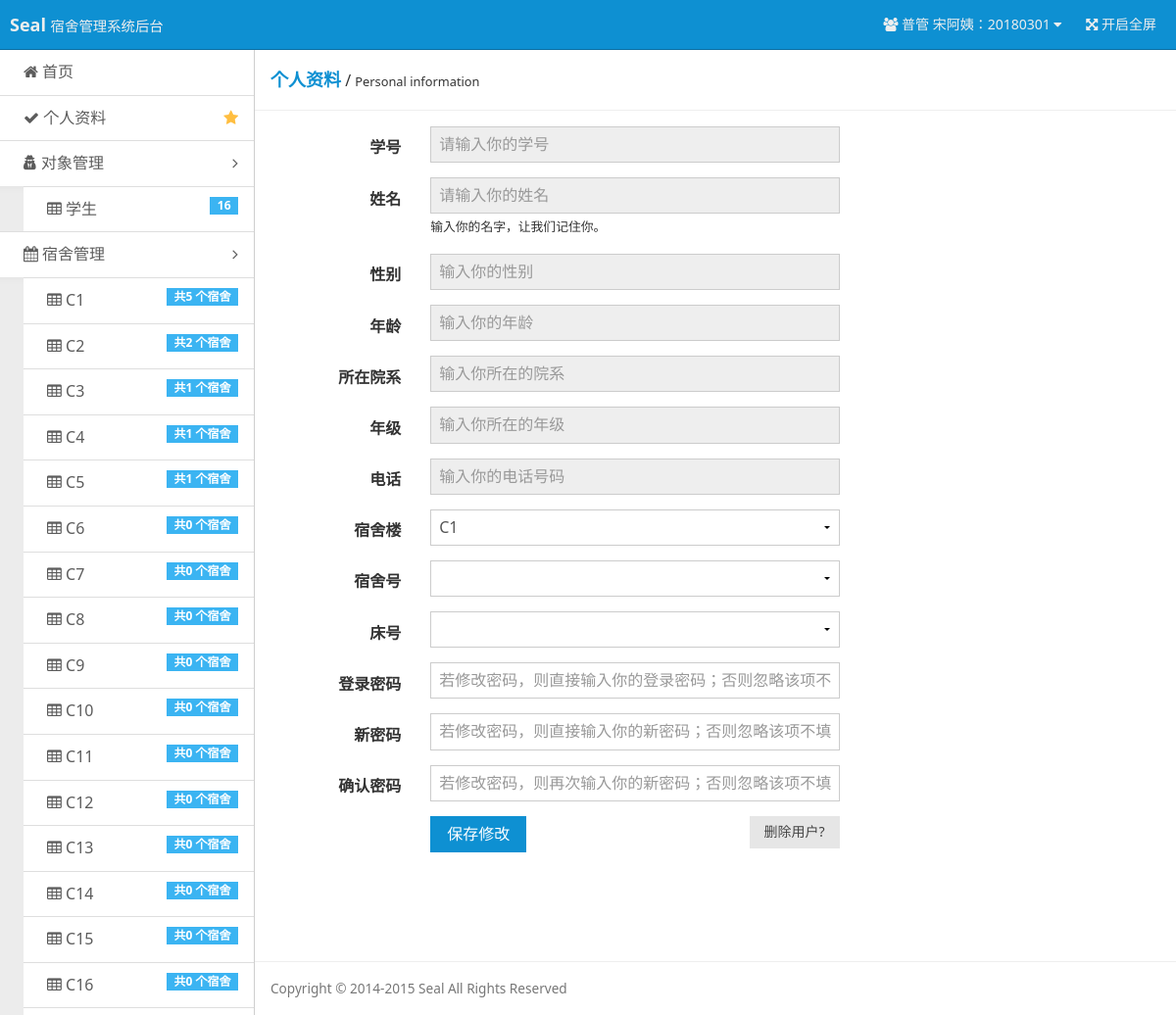
Page /pages/user-stu.php (signed in) on the committed database.
### tables this page shows
CREATE TABLE `users` (
  `u_id` int(11) NOT NULL AUTO_INCREMENT,
  `u_no` int(11) NOT NULL,
  `u_name` char(20) NOT NULL,
  `u_password` char(100) NOT NULL,
  `u_permission` int(11) DEFAULT NULL,
  PRIMARY KEY (`u_id`),
  UNIQUE KEY `u_no` (`u_no`)
);

CREATE TABLE `dormitory_builds` (
  `db_id` int(11) NOT NULL AUTO_INCREMENT,
  `db_name` char(20) NOT NULL,
  `d_price` int(20) NOT NULL,
  PRIMARY KEY (`db_id`),
  UNIQUE KEY `db_name` (`db_name`)
);

### inc/checklogin.php (called while the page is built, shortened)
<?php
$user = $_COOKIE ['user'];
$user_permission = $_COOKIE ['user_permission'];
if ($user == "") {
    header ( "Location: ?r=login" );
    exit ();
} else {
    $query = "SELECT * FROM users WHERE u_no='$user'";
    $result = mysql_query ( $query ) or die ( 'SQL语句有误：' . mysql_error () );
    $users = mysql_fetch_array ( $result );
    switch ($user_permission) {
        case 1 :
            $username = "普管 {$users ['u_name']}：" . $users ['u_no'];
            break;
    }
}

### pages/user-stu.php (the view, shortened to what this page needs)
<?php
require 'inc/checklogin.php';
include 'tools/tool_database.php';
$edit_target = $_GET['edit_target'];
$sno = $_GET['sno'];
$permission_read = "true";
$permission_read = "readonly='$permission_read'";
$users_stu_current_query = "SELECT * FROM students WHERE s_no='$sno' ORDER BY s_id DESC";
$users_stu_current_result = mysql_query($users_stu_current_query) or die ('SQL语句有误：' . mysql_error());
$users_stu_current = mysql_fetch_array($users_stu_current_result);
$users_stu_current_name_query = "SELECT u_name FROM users WHERE u_no='{$users_stu_current['s_no']}' ORDER BY u_id DESC";
$users_stu_current_name_result = mysql_query($users_stu_current_name_query) or die ('SQL语句有误：' . mysql_error());
$users_stu_current_name_list = mysql_fetch_array($users_stu_current_name_result);
$user_stu_current_dor_build_query = "SELECT dormitory_builds.db_name, dormitory_builds.db_id FROM dormitories,dormitory_builds WHERE dormitories.d_id='{$users_stu_current['d_id']}' AND dormitories.db_id=dormitory_builds.db_id";
$user_stu_current_dor_build_result = mysql_query($user_stu_current_dor_build_query) or die ('SQL语句有误：' . mysql_error());
$user_stu_current_dor_build = mysql_fetch_array($user_stu_current_dor_build_result);
$users_all_dor_builds_query = "SELECT db_name FROM dormitory_builds ORDER BY db_id";
$users_all_dor_builds_result = mysql_query($users_all_dor_builds_query) or die ('SQL语句有误：' . mysql_error());
?>
<!doctype html>
<html class="no-js">
<head>
    <link rel="stylesheet" href="assets/css/amazeui.min.css"/>
    <link rel="stylesheet" href="assets/css/admin.css">
</head>
<body>
<header class="am-topbar am-topbar-inverse admin-header">
    <?php require 'template/header.php'; ?>
</header>
<div class="am-cf admin-main">
    <?php require 'template/sidebar.php'; ?>
    <div class="admin-content">
        <div class="admin-content-body">
            <div class="am-cf am-padding am-padding-bottom-0">
                <div class="am-fl am-cf"><strong class="am-text-primary am-text-lg">个人资料</strong> /
                    <small>Personal information</small>
                </div>
            </div>
            <hr/>
            <div class="am-g">
                <div class="am-u-sm-12 am-u-md-8 am-u-md-pull-4">
                    <form class="am-form am-form-horizontal" method="post" name="edit">
                        <div class="am-form-group">
                            <label for="user-no" class="am-u-sm-3 am-form-label">学号</label>
                            <div class="am-u-sm-9">
                                <input type="text" id="user-no" name="user-no" placeholder="请输入你的学号" readonly="true"
                                       value="<?php echo $users_stu_current['s_no'] ?>">
                            </div>
                        </div>
                        <div class="am-form-group">
                            <label for="user-name" class="am-u-sm-3 am-form-label">姓名</label>
                            <div class="am-u-sm-9">
                                <input type="text" id="user-name" name="user-name" placeholder="请输入你的姓名"
                                       value="<?php echo $users_stu_current_name_list['u_name'] ?>" <?php echo $permission_read ?>>
                                <small>输入你的名字，让我们记住你。</small>
                            </div>
                        </div>
                        <div class="am-form-group">
                            <label for="user-sex" class="am-u-sm-3 am-form-label">性别</label>
                            <div class="am-u-sm-9">
                                <input type="text" id="user-sex" name="user-sex" placeholder="输入你的性别"
                                       value="<?php echo $users_stu_current['s_sex'] ?>" <?php echo $permission_read ?>>
                            </div>
                        </div>
                        <div class="am-form-group">
                            <label for="user-age" class="am-u-sm-3 am-form-label">年龄</label>
                            <div class="am-u-sm-9">
                                <input type="number" pattern="[0-9]*" id="user-age" name="user-age" placeholder="输入你的年龄"
                                       value="<?php echo $users_stu_current['s_age'] ?>" <?php echo $permission_read ?>>
                            </div>
                        </div>
                        <div class="am-form-group">
                            <label for="user-department" class="am-u-sm-3 am-form-label">所在院系</label>
                            <div class="am-u-sm-9">
                                <input type="text" id="user-department" name="user-department" placeholder="输入你所在的院系"
                                       value="<?php echo $users_stu_current['s_department'] ?>" <?php echo $permission_read ?>>
                            </div>
                        </div>
                        <div class="am-form-group">
                            <label for="user-grade" class="am-u-sm-3 am-form-label">年级</label>
                            <div class="am-u-sm-9">
                                <input type="text" id="user-grade" name="user-grade" placeholder="输入你所在的年级"
                                       value="<?php echo $users_stu_current['s_grade'] ?>" <?php echo $permission_read ?>>
                            </div>
                        </div>
                        <div class="am-form-group">
                            <label for="user-phone" class="am-u-sm-3 am-form-label">电话</label>
                            <div class="am-u-sm-9">
                                <input type="tel" id="user-phone" name="user-phone" placeholder="输入你的电话号码"
                                       value="<?php echo $users_stu_current['s_phone'] ?>" <?php echo $permission_read ?>>
                            </div>
                        </div>
                        <div class="am-form-group">
                            <label for="user-dor-build" class="am-u-sm-3 am-form-label">宿舍楼</label>
                            <div class="am-u-sm-9">
                                <?php
                                if ($user_permission == -1) {
                                    echo "<select name='user-dor-build' disabled='disabled' id='user-dor-build' onchange='request(this.id)'>";
                                } else {
                                    echo "<select name='user-dor-build' id='user-dor-build' onchange='request(this.id)'>";
                                }
                                while ($dor_builds = mysql_fetch_array($users_all_dor_builds_result)) {
                                    if ($dor_builds['db_name'] == $user_stu_current_dor_build['db_name']) {
                                        echo "<option value='{$dor_builds['db_name']}' selected='selected'>{$dor_builds['db_name']}</option>";
                                    } else {
                                        echo "<option value='{$dor_builds['db_name']}'>{$dor_builds['db_name']}</option>";
                                    }
                                }
                                echo "</select>";
                                ?>
                            </div>
                        </div>
                        <div class="am-form-group">
                            <label for="user-dor" class="am-u-sm-3 am-form-label">宿舍号</label>
                            <div class="am-u-sm-9">
                                <?php
                                if ($user_permission == -1) {
                                    echo "<select name='user-dor' disabled='disabled'>";
                                } else {
                                    echo "<select name='user-dor'>";
                                }
                                echo "</select>";
                                ?>
                            </div>
                        </div>
                        <div class="am-form-group">
                            <label for="user-bed" class="am-u-sm-3 am-form-label">床号</label>
                            <div class="am-u-sm-9">
                                <?php
                                if ($user_permission == -1) {
                                    echo "<select name='user-bed' disabled='disabled'>";
                                } else {
                                    echo "<select name='user-bed'>";
                                }
                                echo "</select>";
                                ?>
                            </div>
                        </div>
                        <div class="am-form-group" <?php echo $permission_show ?>>
                            <label for="user-password" class="am-u-sm-3 am-form-label">登录密码</label>
                            <div class="am-u-sm-9">
                                <input type="password" id="user-password" name="user-password"
                                       placeholder="若修改密码，则直接输入你的登录密码；否则忽略该项不填">
                            </div>
                        </div>
                        <div class="am-form-group" <?php echo $permission_show ?>>
                            <label for="user-password-new" class="am-u-sm-3 am-form-label">新密码</label>
                            <div class="am-u-sm-9">
                                <input type="password" id="user-password-new" name="user-password-new"
                                       placeholder="若修改密码，则直接输入你的新密码；否则忽略该项不填">
                            </div>
                        </div>
                        <div class="am-form-group" <?php echo $permission_show ?>>
                            <label for="user-password-repeat" class="am-u-sm-3 am-form-label">确认密码</label>
                            <div class="am-u-sm-9">
                                <input type="password" id="user-password-repeat" name="user-password-repeat"
                                       placeholder="若修改密码，则再次输入你的新密码；否则忽略该项不填">
                            </div>
                        </div>
                        <div class="am-form-group">
                            <div class="am-u-sm-9 am-u-sm-push-3">
                                <input type="submit" name="save" value="保存修改"
                                       class="am-btn am-btn-primary" <?php if ($edit_target == "others" && $user_permission != -1) echo ""; else echo $permission_show ?>>
                                <a href="?r=user-delete&delete_no=<?php echo $sno ?>&isdelete=true&from=list-stu"><input
                                            type="button" onclick="return confirm('删除后无法恢复数据，是否继续？');" name="del"
                                            value="删除用户? "
                                            class="am-btn am-btn-default am-btn-sm am-fr" <?php if ($edit_target == "others" && $user_permission == 0) echo ""; else echo $permission_show ?>></a>
                            </div>
                        </div>
                    </form>
                </div>
            </div>
        </div>
        <footer class="admin-content-footer">
            <?php require 'template/footer.php'; ?>
        </footer>
    </div>
</div>
    <?php require 'template/footer.php'; ?>
</body>
</html>

### template/header.php (shortened to what this page needs)
<div class="am-topbar-brand">
    <strong>Seal</strong>
    <small>宿舍管理系统后台</small>
</div>
<div class="am-collapse am-topbar-collapse" id="topbar-collapse">
    <ul class="am-nav am-nav-pills am-topbar-nav am-topbar-right admin-header-list">
        <li class="am-dropdown" data-am-dropdown>
            <a class="am-dropdown-toggle" data-am-dropdown-toggle href="javascript:;">
                <span class="am-icon-users"></span> <?php echo $username ?> <span class="am-icon-caret-down"></span>
            </a>
        </li>
        <li class="am-hide-sm-only"><a href="javascript:;" id="admin-fullscreen"><span class="am-icon-arrows-alt"></span> <span class="admin-fullText">开启全屏</span></a></li>
    </ul>
</div>

### template/sidebar.php (shortened to what this page needs)
<?php
$student_query = "SELECT * FROM users WHERE u_permission=-1 ORDER BY u_id DESC";
$student_result = mysql_query($student_query) or die ('SQL语句有误：' . mysql_error());
$students_count = mysql_num_rows($student_result);
$dormitory_builds_query = "SELECT * FROM dormitory_builds ORDER BY db_id ";
$dormitory_builds_result = mysql_query($dormitory_builds_query) or die ('SQL语句有误：' . mysql_error());
?>
<div class="admin-sidebar am-offcanvas" id="admin-offcanvas">
    <div class="am-offcanvas-bar admin-offcanvas-bar">
        <ul class="am-list admin-sidebar-list">
            <li><a href="?r=index"><span class="am-icon-home"></span> 首页</a></li>
            <?php
            switch ($user_permission) {
                case 1 :
                    $data_href = "?r=user-admin-normal&uno={$users['u_no']}&edit_target=self";
                    break;
            }
            ?>
            <li><a href="<?php echo $data_href ?>" class="am-cf"><span class="am-icon-check"></span> 个人资料<span
                            class="am-icon-star am-fr am-margin-right admin-icon-yellow"></span></a></li>
            <li class="admin-parent">
                <a class="am-cf" data-am-collapse="{target: '#object-nav'}"><span class="am-icon-user-secret"></span>
                    对象管理 <span class="am-icon-angle-right am-fr am-margin-right"></span></a>
                <ul class="am-list am-collapse admin-sidebar-sub am-in" id="object-nav">
                    <li><a href="?r=list-stu"><span class="am-icon-table"></span> 学生<span
                                    class="am-badge am-badge-secondary am-margin-right am-fr"><?php echo $students_count ?></span></a>
                    </li>
                </ul>
            </li>
            <li class="admin-parent" <?php if ($user_permission == -1) echo 'style="display: none;"' ?>>
                <a class="am-cf" data-am-collapse="{target: '#dormitory-nav'}"><span class="am-icon-calendar"></span>
                    宿舍管理 <span class="am-icon-angle-right am-fr am-margin-right"></span></a>
                <ul class="am-list am-collapse admin-sidebar-sub am-in" id="dormitory-nav">
                    <?php
                    while ($dormitory_builds = mysql_fetch_array($dormitory_builds_result)) {
                        ?>
                        <li><a href="?r=list-dormitories&db_id=<?php echo $dormitory_builds['db_id'] ?>"><span
                                        class="am-icon-table"></span> <?php echo $dormitory_builds['db_name'] ?>
                                <span
                                        class="am-badge am-badge-secondary am-margin-right am-fr">共<?php echo mysql_num_rows(mysql_query("SELECT dormitories.db_id FROM dormitories WHERE db_id={$dormitory_builds['db_id']} ORDER BY db_id ")) ?>
                                    个宿舍</span></a>
                        </li>
                    <?php } ?>
                </ul>
            </li>
        </ul>
    </div>
</div>

### rows in the picture
users: username "普管 宋阿姨：20180301"
dormitory_builds: db_name "C1", db_id "5"
dormitory_builds: db_name "C2", db_id "2"
dormitory_builds: db_name "C3", db_id "1"
dormitory_builds: db_name "C4", db_id "1"
dormitory_builds: db_name "C5", db_id "1"
dormitory_builds: db_name "C6", db_id "0"
dormitory_builds: db_name "C7", db_id "0"
dormitory_builds: db_name "C8", db_id "0"
dormitory_builds: db_name "C9", db_id "0"
dormitory_builds: db_name "C10", db_id "0"
dormitory_builds: db_name "C11", db_id "0"
dormitory_builds: db_name "C12", db_id "0"
dormitory_builds: db_name "C13", db_id "0"
dormitory_builds: db_name "C14", db_id "0"
dormitory_builds: db_name "C15", db_id "0"
dormitory_builds: db_name "C16", db_id "0"

### other values in the picture
$students_count "16"
form field user-dor-build "C1"
